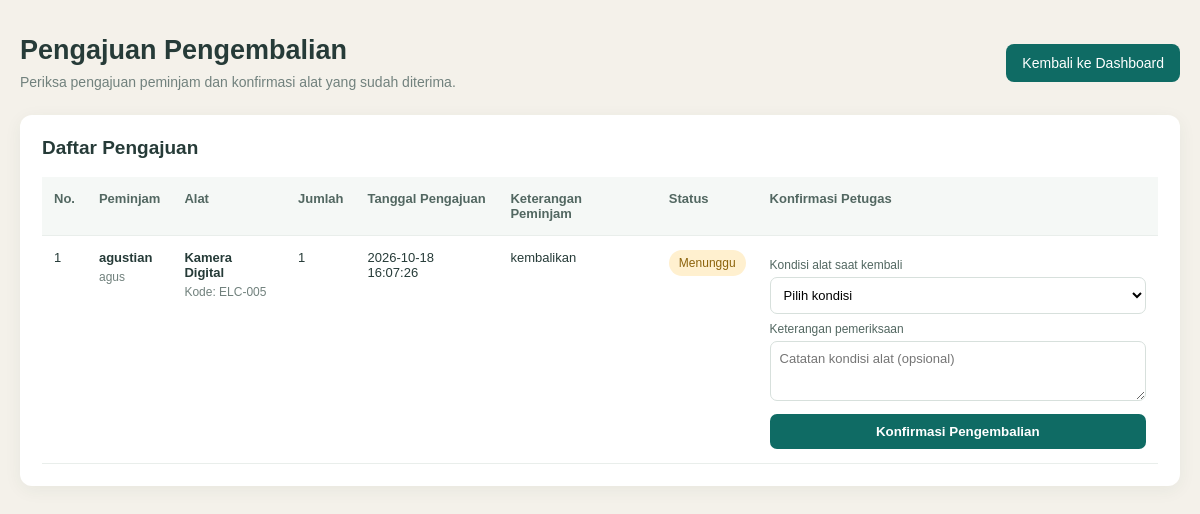
Before: /Controller/c_pengajuan_pengembalian.php?aksi=petugas (signed in) with the older database file.
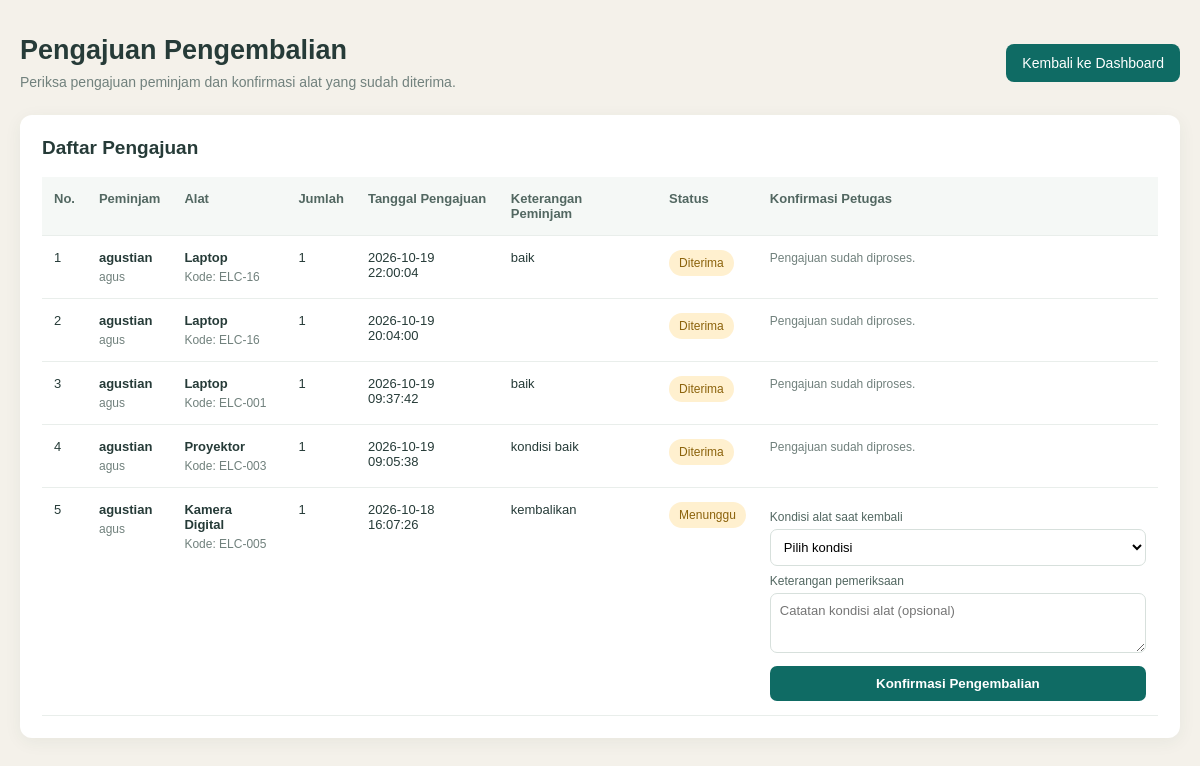
After: the same page with the newer database file.
### tables this page shows
CREATE TABLE `pengajuan_pengembalian` (
  `id_pengajuan_kembali` int(11) NOT NULL,
  `id_detail` int(11) NOT NULL,
  `tanggal_pengajuan` datetime NOT NULL DEFAULT current_timestamp(),
  `status` enum('menunggu','diproses','diterima','ditolak') NOT NULL DEFAULT 'menunggu',
  `keterangan` text DEFAULT NULL
);

CREATE TABLE `tb_user` (
  `id_user` int(11) NOT NULL,
  `nama` varchar(100) NOT NULL,
  `username` varchar(50) NOT NULL,
  `password` varchar(255) NOT NULL,
  `role` enum('admin','petugas','peminjam') NOT NULL DEFAULT 'peminjam',
  `no_telp` varchar(20) DEFAULT NULL,
  `status_aktif` tinyint(1) NOT NULL DEFAULT 1,
  `created_at` timestamp NOT NULL DEFAULT current_timestamp()
);

CREATE TABLE `alat` (
  `id_alat` int(11) NOT NULL,
  `kode_alat` varchar(20) NOT NULL,
  `nama_alat` varchar(100) NOT NULL,
  `id_kategori` int(11) NOT NULL,
  `merk` varchar(50) DEFAULT NULL,
  `jumlah` int(11) NOT NULL DEFAULT 1,
  `kondisi` enum('baik','rusak_ringan','rusak_berat') NOT NULL DEFAULT 'baik',
  `status` enum('tersedia','dipinjam','tidak_aktif') NOT NULL DEFAULT 'tersedia',
  `deskripsi` text DEFAULT NULL
);

CREATE TABLE `detail_peminjaman` (
  `id_detail` int(11) NOT NULL,
  `id_peminjaman` int(11) NOT NULL,
  `id_alat` int(11) NOT NULL,
  `jumlah` int(11) NOT NULL DEFAULT 1,
  `kondisi_keluar` varchar(50) DEFAULT NULL
);

### Model/m_koneksi.php (called while the page is built, shortened)
<?php
class koneksi {
    private $host = "localhost";
    private $username = "root";
    private $pass = "";
    private $db = "pinjamin_electronic";
    function __construct()
    {
        $this->koneksi = mysqli_connect($this->host, $this->username, $this->pass, $this->db);
    }
}
?>

### Model/m_pengajuan_pengembalian.php (called while the page is built, shortened)
<?php
require_once __DIR__ . "/m_koneksi.php";
class m_pengajuan_pengembalian
{
    private $db;
    public function __construct()
    {
        $koneksi = new koneksi();
        $this->db = $koneksi->koneksi;
    }
    public function daftar_petugas()
    {
        $sql = "SELECT
                    pp.id_pengajuan_kembali,
                    pp.id_detail,
                    pp.tanggal_pengajuan,
                    pp.status AS status_pengajuan,
                    pp.keterangan AS keterangan_pengajuan,
                    dp.jumlah,
                    a.nama_alat,
                    a.kode_alat,
                    u.nama,
                    u.username,
                    p.id_peminjaman,
                    p.tanggal_kembali_rencana
                FROM pengajuan_pengembalian pp
                JOIN detail_peminjaman dp
                    ON pp.id_detail = dp.id_detail
                JOIN peminjaman p
                    ON dp.id_peminjaman = p.id_peminjaman
                JOIN alat a
                    ON dp.id_alat = a.id_alat
                JOIN tb_user u
                    ON p.id_user = u.id_user
                ORDER BY pp.tanggal_pengajuan DESC";
        $hasil = mysqli_query($this->db, $sql);
        $data = [];
        if ($hasil) {
            while ($row = mysqli_fetch_assoc($hasil)) {
                $data[] = $row;
            }
        }
        return $data;
    }
}
?>

### View/v_pengajuan_pengembalian_petugas.php (the view, shortened to what the changed rows need)
<?php
function e_kembali($nilai) {
    return htmlspecialchars((string)($nilai ?? ""), ENT_QUOTES, "UTF-8");
}
$data_pengajuan = $data_pengajuan ?? [];
?>
<!DOCTYPE html>
<html lang="id">
<head>
</head>
<body>
<div class="container">
    <div class="header">
        <div>
            <h1>Pengajuan Pengembalian</h1>
        </div>
    </div>
    <div class="card">
        <h2>Daftar Pengajuan</h2>
        <?php if (empty($data_pengajuan)): ?>
            <div class="empty">
                <p>Belum ada pengajuan pengembalian.</p>
            </div>
        <?php else: ?>
            <div class="table-wrapper">
                <table>
                    <thead>
                    <tr>
                        <th>No.</th>
                        <th>Peminjam</th>
                        <th>Alat</th>
                        <th>Jumlah</th>
                        <th>Tanggal Pengajuan</th>
                        <th>Keterangan Peminjam</th>
                        <th>Status</th>
                        <th>Konfirmasi Petugas</th>
                    </tr>
                    </thead>
                    <tbody>
                    <?php $no = 1; ?>
                    <?php foreach ($data_pengajuan as $item): ?>
                        <?php
                        $status = $item["status_pengajuan"] ?? "menunggu";
                        $status_label = [
                            "menunggu" => "Menunggu",
                            "diproses" => "Diproses",
                            "diterima" => "Diterima",
                            "ditolak" => "Ditolak"
                        ];
                        $status_tampil = $status_label[$status] ?? ucfirst($status);
                        ?>
                        <tr>
                            <td><?= $no++ ?></td>
                            <td>
                                <strong>
                                    <?= e_kembali($item["nama"] ?? $item["username"] ?? "-") ?>
                                </strong>
                                <div class="small-text">
                                    <?= e_kembali($item["username"] ?? "") ?>
                                </div>
                            </td>
                            <td>
                                <strong><?= e_kembali($item["nama_alat"] ?? "-") ?></strong>
                                <div class="small-text">
                                    Kode: <?= e_kembali($item["kode_alat"] ?? "-") ?>
                                </div>
                            </td>
                            <td><?= e_kembali($item["jumlah"] ?? 0) ?></td>
                            <td>
                                <?= e_kembali($item["tanggal_pengajuan"] ?? "-") ?>
                            </td>
                            <td>
                                <?= nl2br(e_kembali($item["keterangan_pengajuan"] ?? "-")) ?>
                            </td>
                            <td>
                                <span class="status <?= e_kembali($status) ?>">
                                    <?= e_kembali($status_tampil) ?>
                                </span>
                            </td>
                            <td>
                                <?php if ($status === "menunggu"): ?>
                                    <form
                                        class="form-konfirmasi"
                                        method="POST"
                                        action="../Controller/c_pengajuan_pengembalian.php?aksi=konfirmasi"
                                        onsubmit="return confirm('Pastikan alat sudah diterima dan kondisinya sudah diperiksa. Lanjutkan konfirmasi?');"
                                    >
                                        <label>Kondisi alat saat kembali</label>
                                        <select name="kondisi_kembali" required>
                                            <option value="">Pilih kondisi</option>
                                        </select>
                                        <label>Keterangan pemeriksaan</label>
                                        <textarea
                                            name="keterangan"
                                            placeholder="Catatan kondisi alat (opsional)"
                                        ></textarea>
                                        <button type="submit" class="btn-confirm">
                                            Konfirmasi Pengembalian
                                        </button>
                                    </form>
                                <?php else: ?>
                                    <span class="small-text">
                                        Pengajuan sudah diproses.
                                    </span>
                                <?php endif; ?>
                            </td>
                        </tr>
                    <?php endforeach; ?>
                    </tbody>
                </table>
            </div>
        <?php endif; ?>
    </div>
</div>
</body>
</html>

Changed rows visible on the page:
added pengajuan_pengembalian: tb_user.nama "agustian", tb_user.username "agus", alat.nama_alat "Laptop", alat.kode_alat "ELC-16", id_detail.jumlah "1", tanggal_pengajuan "2026-10-19 22:00:04", keterangan "baik", status "Diterima", shows "Pengajuan sudah diproses."
added pengajuan_pengembalian: tb_user.nama "agustian", tb_user.username "agus", alat.nama_alat "Laptop", alat.kode_alat "ELC-16", id_detail.jumlah "1", tanggal_pengajuan "2026-10-19 20:04:00", status "Diterima", shows "Pengajuan sudah diproses."
added pengajuan_pengembalian: tb_user.nama "agustian", tb_user.username "agus", alat.nama_alat "Laptop", alat.kode_alat "ELC-001", id_detail.jumlah "1", tanggal_pengajuan "2026-10-19 09:37:42", keterangan "baik", status "Diterima", shows "Pengajuan sudah diproses."
added pengajuan_pengembalian: tb_user.nama "agustian", tb_user.username "agus", alat.nama_alat "Proyektor", alat.kode_alat "ELC-003", id_detail.jumlah "1", tanggal_pengajuan "2026-10-19 09:05:38", keterangan "kondisi baik", status "Diterima", shows "Pengajuan sudah diproses."
